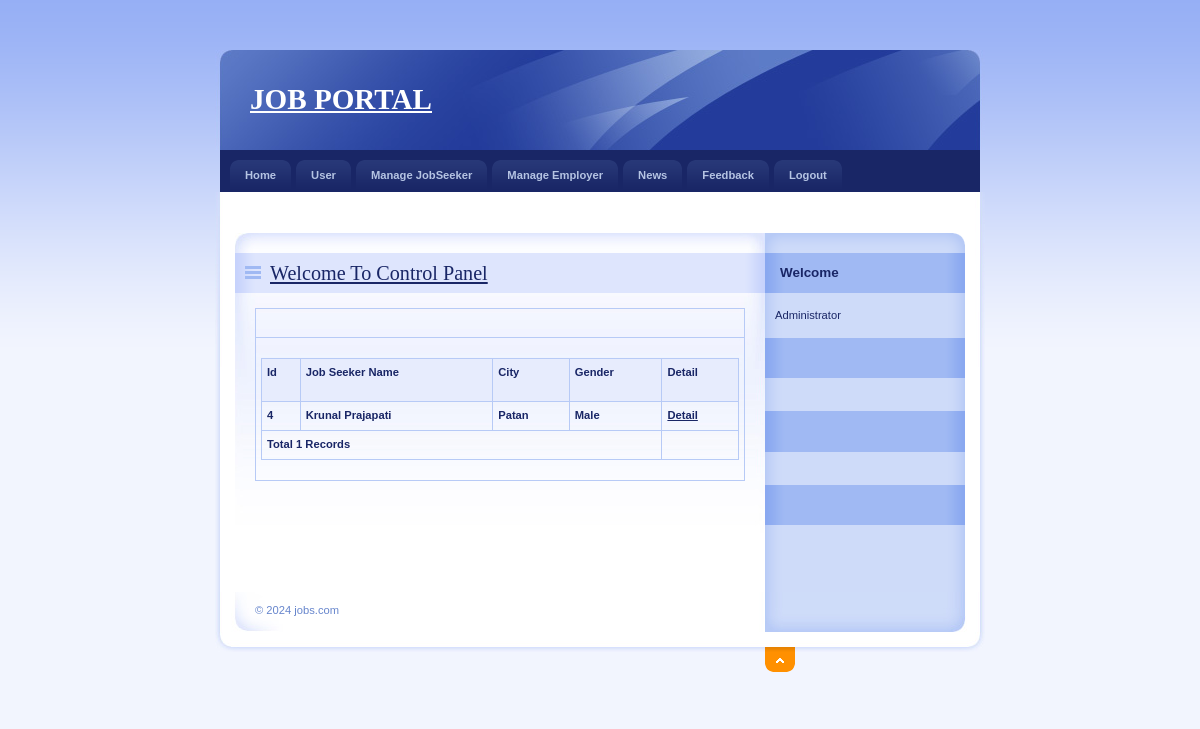
Screenshot of /Admin/ManageJob.php with the database file from the repository.
### tables this page shows
CREATE TABLE IF NOT EXISTS `jobseeker_reg` (
  `JobSeekId` int(11) NOT NULL AUTO_INCREMENT,
  `JobSeekerName` varchar(20) NOT NULL,
  `Address` varchar(100) NOT NULL,
  `City` varchar(20) NOT NULL,
  `Email` varchar(40) NOT NULL,
  `Mobile` bigint(20) NOT NULL,
  `Qualification` varchar(20) NOT NULL,
  `Gender` varchar(10) NOT NULL,
  `BirthDate` date NOT NULL,
  `Resume` varchar(200) NOT NULL,
  `Status` varchar(10) NOT NULL,
  `UserName` varchar(20) NOT NULL,
  `Password` varchar(20) NOT NULL,
  `Question` varchar(100) NOT NULL,
  `Answer` varchar(50) NOT NULL,
  PRIMARY KEY (`JobSeekId`),
  KEY `JobSeekId` (`JobSeekId`)
);

### Admin/ManageJob.php (the view, shortened to what this page needs)
<!DOCTYPE html PUBLIC "-//W3C//DTD XHTML 1.0 Strict//EN" "http://www.w3.org/TR/xhtml1/DTD/xhtml1-strict.dtd">
<html xmlns="http://www.w3.org/1999/xhtml" xml:lang="cs" lang="cs">
<head>
    <link rel="stylesheet" media="screen,projection" type="text/css" href="./css/main.css" />
    <link rel="stylesheet" media="print" type="text/css" href="./css/print.css" />
    <link rel="stylesheet" media="aural" type="text/css" href="./css/aural.css" />
</head>
<body id="www-url-cz">
<div id="main" class="box">
<?php
include "Header.php"
?>
<?php
include "menu.php"
?>
    <div id="page" class="box">
    <div id="page-in" class="box">
        <div id="strip" class="box noprint">
            <p id="breadcrumbs">&nbsp;</p>
        </div>
        <div id="content">
            <div class="article">
                <h2><span><a href="#">Welcome To Control Panel</a></span></h2>
                <table width="100%" border="0" cellspacing="0" cellpadding="0">
                  <tr>
                    <td>&nbsp;</td>
                  </tr>
                  <tr>
                    <td><table width="100%" border="1" bordercolor="#1CB5F1" >
                      <tr>
                        <th height="32" bgcolor="#1CB5F1" class="style3"><div align="left" class="style9 style5"><strong>Id</strong></div></th>
                        <th bgcolor="#1CB5F1" class="style3"><div align="left" class="style9 style5"><strong>Job Seeker Name</strong></div></th>
                         <th bgcolor="#1CB5F1" class="style3"><div align="left" class="style9 style5"><strong>City</strong></div></th>
                        <th bgcolor="#1CB5F1" class="style3"><div align="left" class="style12">Gender</div></th>
                         <th bgcolor="#1CB5F1" class="style3"><div align="left" class="style9 style5"><strong>Detail</strong></div></th>
                      </tr>
                      <?php
$con = mysqli_connect("localhost","root");
mysqli_select_db($con, "job");
$sql = "select * from JobSeeker_Reg where Status='Pending'";
$result = mysqli_query($con,$sql);
while($row = mysqli_fetch_array($result))
{
$Id=$row['JobSeekId'];
$Name=$row['JobSeekerName'];
$City=$row['City'];
$Gender=$row['Gender'];
?>
                      <tr>
                        <td class="style3"><div align="left" class="style9 style5"><strong><?php echo $Id;?></strong></div></td>
                        <td class="style3"><div align="left" class="style9 style5"><strong><?php echo $Name;?></strong></div></td>
                         <td class="style3"><div align="left" class="style9 style5"><strong><?php echo $City;?></strong></div></td>
                          <td class="style3"><div align="left" class="style9 style5"><strong><?php echo $Gender;?></strong></div></td>
                         <td class="style3"><div align="left" class="style9 style5"><strong><a href="DetailJob.php?JobId=<?php echo $Id;?>">Detail</a></strong></div></td>
                      </tr>
                      <?php
}
$records = mysqli_num_rows($result);
?>
                      <tr>
                        <td colspan="4" class="style3"><div align="left" class="style12"><?php echo "Total ".$records." Records"; ?> </div></td>
                      </tr>
                    </table></td>
                  </tr>
                </table>
                <p>&nbsp;</p>
              <p class="btn-more box noprint">&nbsp;</p>
          </div>
        </div>
<?php
include "right.php"
?>
    </div>
    </div>
<?php
include "footer.php"
?>
</div>
</body>
</html>

### Admin/css/main.css (style rules this page uses)
* { min-height:1px; }
body { border:0; margin:0; padding:0; background:#F2F5FE url("../design/bg.gif") 0 0 repeat-x; font:70%/160% "verdana",sans-serif; color:#192666; _text-align:center; }
a { color:#192666; }
p { border:0; margin:15px 0; padding:0; }
div { display:block; border:0; margin:0; padding:0; }
h1, h2, h3, h4, h5 { border:0; margin:15px 0 10px 0; padding:0; font-weight:bold; }
h2 { font-size:180%; line-height:100%; font-family:"georgia",serif; font-weight:normal; }
table { display:table; border-collapse:collapse; margin:15px 0; padding:0; border:1px solid #B7CAF6; font-size:100%; }
tr { display:table-row; }
th, td { display: table-cell; border:1px solid #B7CAF6; margin:0; padding:5px; vertical-align:top; text-align:left; }
th { background:#E7ECFD; text-align:center; color:#192666; font-weight:bold; }
a, img, span { border:0; margin:0; padding:0; }
strong, .strong { font-weight:bold; }
.box { min-height:1px; _height:1px; }
.box:after { content:"."; display:block; line-height:0px; font-size:0px; visibility:hidden; clear:both; }
#main { width:770px; margin:50px auto 0 auto; _text-align:left; }
#page { width:770px; min-height:1px; background:#FFF url("../design/bg_page.gif") 0 0 repeat-y; _height:1px; }
#page-in { min-height:1px; padding:10px 0; background:url("../design/bg_page_in.jpg") 0 0 no-repeat; _height:1px; }
#strip { position:relative; clear:both; padding:3px 20px 10px 20px; color:#6182D1; }
#strip p { margin:0; }
#strip #breadcrumbs { width:520px; margin:0; padding:0; }
#content { float:left; width:530px; _width:550px; margin:0; padding:0 0 0 20px; }
#content .article { clear:both; margin:0; padding:20px; background:url("../design/content_article_bg.jpg") 0 0 no-repeat; }
#content .article h2 { margin:0 -20px; padding:10px; background:#DEE5FD url("../design/content_title_bg.gif") 0 0 repeat-y; color:#192666; }
#content .article h2 span { background:url("../design/ico_list.gif") 0 50% no-repeat; padding-left:25px; }
#content .article p { text-align:justify; }
#content .btn-more { margin:0 0 15px 0; padding:0; border:0; position:relative; }

### Admin/css/print.css (style rules this page uses)
body { border:0; margin:0; padding:0; font-size:12pt }
a { color:#000; text-decoration:none; }
h1, h2, h3 { page-break-after:avoid; page-break-inside:avoid; }
table { border-collapse: collapse; border-width:1px; border-style:solid; }
th, td { display:table-cell; border-width:1px; border-style:solid; }
.noprint { display:none; }

### Admin/css/aural.css (style rules this page uses)
body { voice-family:paul,male; volume:loud; speech-rate:slow; richness:90; stress:20; }
h1, h2, h3, h4, h5 { cue-before:url("ping.au"); }
p, table { pause:50ms; }
strong { pitch:medium; pitch-range:60; stress:90; richness:90; }

### Admin/ManageJob.php (style rules this page uses)
.style3 { font-weight: bold }

### rows the page displays
jobseeker_reg: JobSeekId "4", JobSeekerName "Krunal Prajapati", City "Patan", Gender "Male"

### other values shown
$records "1"
